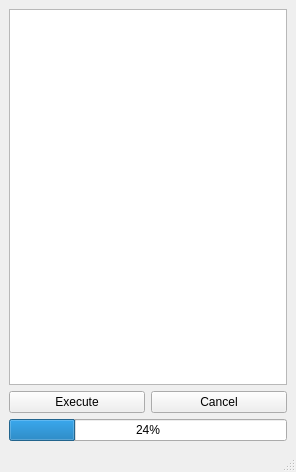
<?xml version="1.0" encoding="UTF-8"?>
<ui version="4.0">
 <class>MainWindow</class>
 <widget class="QMainWindow" name="MainWindow">
  <property name="geometry">
   <rect>
    <x>0</x>
    <y>0</y>
    <width>296</width>
    <height>472</height>
   </rect>
  </property>
  <property name="windowTitle">
   <string>REFILLS Mock SMS</string>
  </property>
  <property name="windowIcon">
   <iconset>
    <normaloff>../resources/logoREFILLS.png</normaloff>
    <normalon>../resources/logoREFILLS.png</normalon>../resources/logoREFILLS.png</iconset>
  </property>
  <widget class="QWidget" name="centralwidget">
   <layout class="QGridLayout" name="gridLayout">
    <item row="0" column="0" colspan="2">
     <widget class="QListWidget" name="listWidget"/>
    </item>
    <item row="1" column="0">
     <widget class="QPushButton" name="execButton">
      <property name="text">
       <string>Execute</string>
      </property>
     </widget>
    </item>
    <item row="1" column="1">
     <widget class="QPushButton" name="cancelButton">
      <property name="text">
       <string>Cancel</string>
      </property>
     </widget>
    </item>
    <item row="2" column="0" colspan="2">
     <widget class="QProgressBar" name="progressBar">
      <property name="value">
       <number>24</number>
      </property>
     </widget>
    </item>
   </layout>
  </widget>
  <widget class="QMenuBar" name="menubar">
   <property name="geometry">
    <rect>
     <x>0</x>
     <y>0</y>
     <width>296</width>
     <height>25</height>
    </rect>
   </property>
  </widget>
  <widget class="QStatusBar" name="statusbar"/>
  <action name="actionExit">
   <property name="text">
    <string>Exit</string>
   </property>
  </action>
  <action name="actionAbout">
   <property name="text">
    <string>About</string>
   </property>
  </action>
 </widget>
 <resources/>
 <connections/>
</ui>
